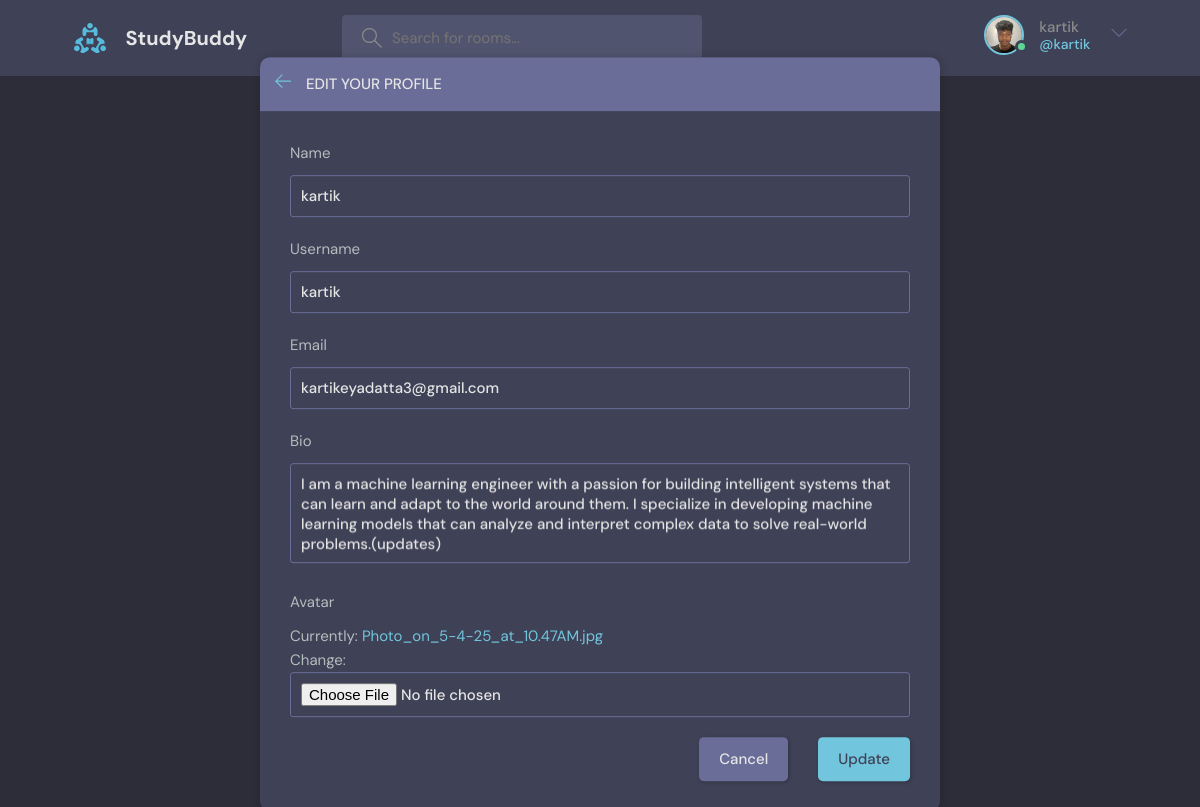
The page /update-user/ (signed in) on the database its author committed.
### base/models.py (models this page shows, shortened)
class User(AbstractUser):
    name = models.CharField(max_length=200, null=True)
    email = models.CharField(max_length=200, unique=True, null=True)
    bio = models.TextField(null=True)
    avatar = models.ImageField(null=True, default="avatar.svg")
    USERNAME_FIELD = 'email'
    REQUIRED_FIELDS = []

### base/views.py (the view)
# urls.py: path("update-user/", views.update_user, name="update-user"),
@login_required(login_url='login')
def update_user(request):
    user = request.user
    form = UserForm(instance=user)
    if request.method == 'POST':
        form = UserForm(request.POST, request.FILES ,instance=user)
        if form.is_valid():
            form.save()
            return redirect('user-profile', pk=user.id)
    context = {'form': form}
    return render(request, 'base/update_user.html', context)

### base/forms.py
class UserForm(ModelForm):
    class Meta:
        model = User
        fields = ['name', 'username', 'email', 'bio', 'avatar']

### base/templates/base/update_user.html (shortened to what this page needs)
{%extends 'main.html'%}
{%block content%}
    <main class="update-account layout">
        <div class="container">
            <div class="layout__box">
                <div class="layout__boxHeader">
                    <div class="layout__boxTitle">
                      <a href="#" onclick="history.back(); return false;">
                            <svg version="1.1" xmlns="http://www.w3.org/2000/svg" width="32" height="32"
                                viewBox="0 0 32 32">
                                <title>arrow-left</title>
                                <path
                                    d="M13.723 2.286l-13.723 13.714 13.719 13.714 1.616-1.611-10.96-10.96h27.625v-2.286h-27.625l10.965-10.965-1.616-1.607z">
                                </path>
                            </svg>
                        </a>
                        <h3>Edit your profile</h3>
                    </div>
                </div>
                <div class="layout__body">
                    <form class="form" action="" method="POST" enctype="multipart/form-data">
                        {%for field in form%}
                        <div class="form__group">
                            <label for="profile_pic">{{field.label}}</label>
                            {{field}}
                        </div>
                        {%endfor%}
                        <div class="form__action">
                            <a class="btn btn--dark" href="{{ request.META.HTTP_REFERER|default:'/' }}">Cancel</a>
                            <button class="btn btn--main" type="submit">Update</button>
                        </div>
                    </form>
                </div>
            </div>
        </div>
    </main>
{%endblock%}

### templates/navbar.html (shortened to what this page needs)
{%load static%}
<header class="header header--loggedIn">
    <div class="container">
      <a href="{%url 'home'%}" class="header__logo">
        <img src="{% static 'images/logo.svg'%}" />
        <h1>StudyBuddy</h1>
      </a>
      <form class="header__search" method="GET" action="{% url 'home' %}">
        <label>
          <input name="q" placeholder="Search for rooms..." />
        </label>
      </form>
      <nav class="header__menu">
        {% if request.user.is_authenticated %}
        <div class="header__user">
          <a href="{%url 'update-user'%}">
            <div class="avatar avatar--medium active">
              <img src={{request.user.avatar.url}} />
            </div>
            <p>{{request.user.username}}<span>@{{request.user.username}}</span></p>
          </a>
          <button class="dropdown-button">
            <svg version="1.1" xmlns="http://www.w3.org/2000/svg" width="32" height="32" viewBox="0 0 32 32">
              <title>chevron-down</title>
              <path d="M16 21l-13-13h-3l16 16 16-16h-3l-13 13z"></path>
            </svg>
          </button>
        </div>
        {%else%}
        <a href="{% url 'login' %}" class="header__user">
          <img src="{% static 'images/avatar.svg'%}"/>
          <p>Login</p>
        </a>
        {% endif %}
      </nav>
    </div>
  </header>

### rows shown on the page
User: user.avatar (picture), user.username "kartik", form "kartik" "kartik" "kartikeyadatta3@gmail.com" "I am a machine learning engineer with a passion for building intelligent systems that can learn and adapt to the world around them. I specialize in developing machine learning models that can analyze and interpret complex data to solve real-world problems.(updates)"

### other values the page prints
{{ field.label }} "Name" "Username" "Email" "Bio" "Avatar"
